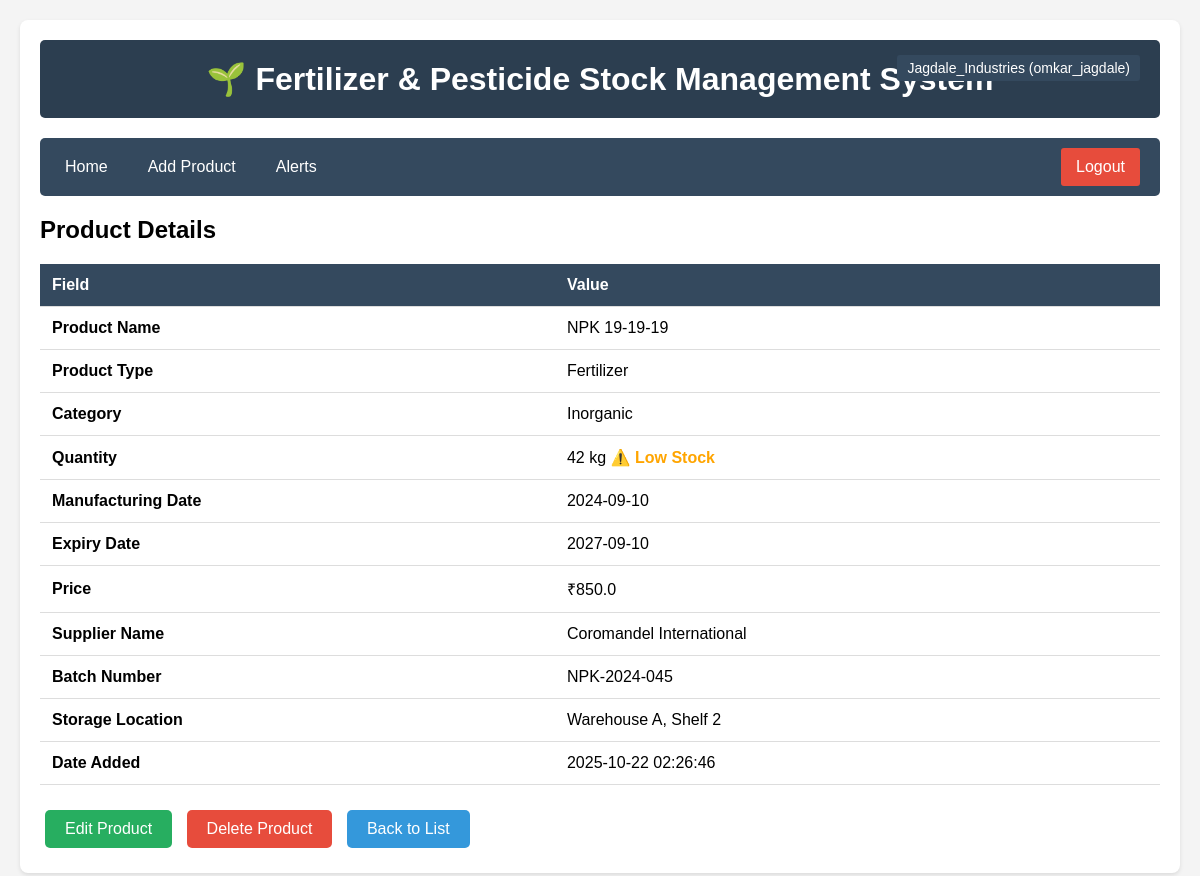
Screenshot of /view/2 (signed in) with the database file from the repository.
### tables this page shows
CREATE TABLE products (
            id INTEGER PRIMARY KEY AUTOINCREMENT,
            user_id INTEGER NOT NULL,
            product_name TEXT NOT NULL,
            product_type TEXT NOT NULL,
            category TEXT NOT NULL,
            quantity INTEGER NOT NULL,
            unit TEXT NOT NULL,
            manufacturing_date TEXT NOT NULL,
            expiry_date TEXT NOT NULL,
            price REAL NOT NULL,
            supplier_name TEXT,
            batch_number TEXT,
            storage_location TEXT,
            date_added TEXT NOT NULL,
            last_updated TEXT,
            FOREIGN KEY (user_id) REFERENCES users(id) ON DELETE CASCADE
        );

### app.py (the view)
@app.route('/view/<int:id>')
@login_required
def view_product(id):
    user_id = session['user_id']
    conn = get_db_connection()
    product = conn.execute('SELECT * FROM products WHERE id = ? AND user_id = ?',
                          (id, user_id)).fetchone()
    conn.close()
    if product is None:
        flash('Product not found or access denied!', 'danger')
        return redirect(url_for('index'))
    return render_template('view_product.html', product=product)

### app.py (called while the page is built)
def get_db_connection():
    conn = sqlite3.connect(DATABASE)
    conn.row_factory = sqlite3.Row
    return conn

def login_required(f):
    @wraps(f)
    def decorated_function(*args, **kwargs):
        if 'user_id' not in session:
            flash('Please login to access this page.', 'warning')
            return redirect(url_for('login'))
        return f(*args, **kwargs)
    return decorated_function

### templates/view_product.html (shortened to what this page needs)
{% extends 'layout.html' %}
{% block content %}
<h2>Product Details</h2>
<table>
    <tr>
        <th>Field</th>
        <th>Value</th>
    </tr>
    <tr>
        <td><strong>Product Name</strong></td>
        <td>{{ product['product_name'] }}</td>
    </tr>
    <tr>
        <td><strong>Product Type</strong></td>
        <td>{{ product['product_type'] }}</td>
    </tr>
    <tr>
        <td><strong>Category</strong></td>
        <td>{{ product['category'] }}</td>
    </tr>
    <tr>
        <td><strong>Quantity</strong></td>
        <td>
            {{ product['quantity'] }} {{ product['unit'] }}
            {% if product['quantity'] < 50 %}
            <span style="color: orange; font-weight: bold;">⚠️ Low Stock</span>
            {% endif %}
        </td>
    </tr>
    <tr>
        <td><strong>Manufacturing Date</strong></td>
        <td>{{ product['manufacturing_date'] }}</td>
    </tr>
    <tr>
        <td><strong>Expiry Date</strong></td>
        <td>{{ product['expiry_date'] }}</td>
    </tr>
    <tr>
        <td><strong>Price</strong></td>
        <td>₹{{ product['price'] }}</td>
    </tr>
    <tr>
        <td><strong>Supplier Name</strong></td>
        <td>{{ product['supplier_name'] if product['supplier_name'] else 'N/A' }}</td>
    </tr>
    <tr>
        <td><strong>Batch Number</strong></td>
        <td>{{ product['batch_number'] if product['batch_number'] else 'N/A' }}</td>
    </tr>
    <tr>
        <td><strong>Storage Location</strong></td>
        <td>{{ product['storage_location'] if product['storage_location'] else 'N/A' }}</td>
    </tr>
    <tr>
        <td><strong>Date Added</strong></td>
        <td>{{ product['date_added'] }}</td>
    </tr>
</table>
<div style="margin-top: 20px;">
    <a href="{{ url_for('update_product', id=product['id']) }}" class="btn btn-success">Edit Product</a>
    <a href="{{ url_for('delete_product', id=product['id']) }}"
       class="btn btn-danger"
       onclick="return confirm('Are you sure you want to delete this product?')">Delete Product</a>
    <a href="{{ url_for('index') }}" class="btn btn-primary">Back to List</a>
</div>
{% endblock %}

### templates/layout.html (style rules this page uses)
* { margin: 0; padding: 0; box-sizing: border-box; }
body { font-family: Arial, sans-serif; background-color: #f4f4f4; padding: 20px; }
.btn { padding: 10px 20px; text-decoration: none; border: none; border-radius: 5px; cursor: pointer; display: inline-block; margin: 5px; }
.btn-primary { background-color: #3498db; color: white; }
.btn-success { background-color: #27ae60; color: white; }
.btn-danger { background-color: #e74c3c; color: white; }
table { width: 100%; border-collapse: collapse; margin-top: 20px; }
table th, table td { padding: 12px; text-align: left; border-bottom: 1px solid #ddd; }
table th { background-color: #34495e; color: white; }

### rows the page displays
products: product_name "NPK 19-19-19", product_type "Fertilizer", category "Inorganic", quantity "42", unit "kg", manufacturing_date "2024-09-10", expiry_date "2027-09-10", price "850.0", supplier_name "Coromandel International", batch_number "NPK-2024-045", storage_location "Warehouse A, Shelf 2", date_added "2025-10-22 02:26:46"

### other values shown
{{ session.get('business_name') }} "Jagdale_Industries"
{{ session.get('username') }} "omkar_jagdale"
